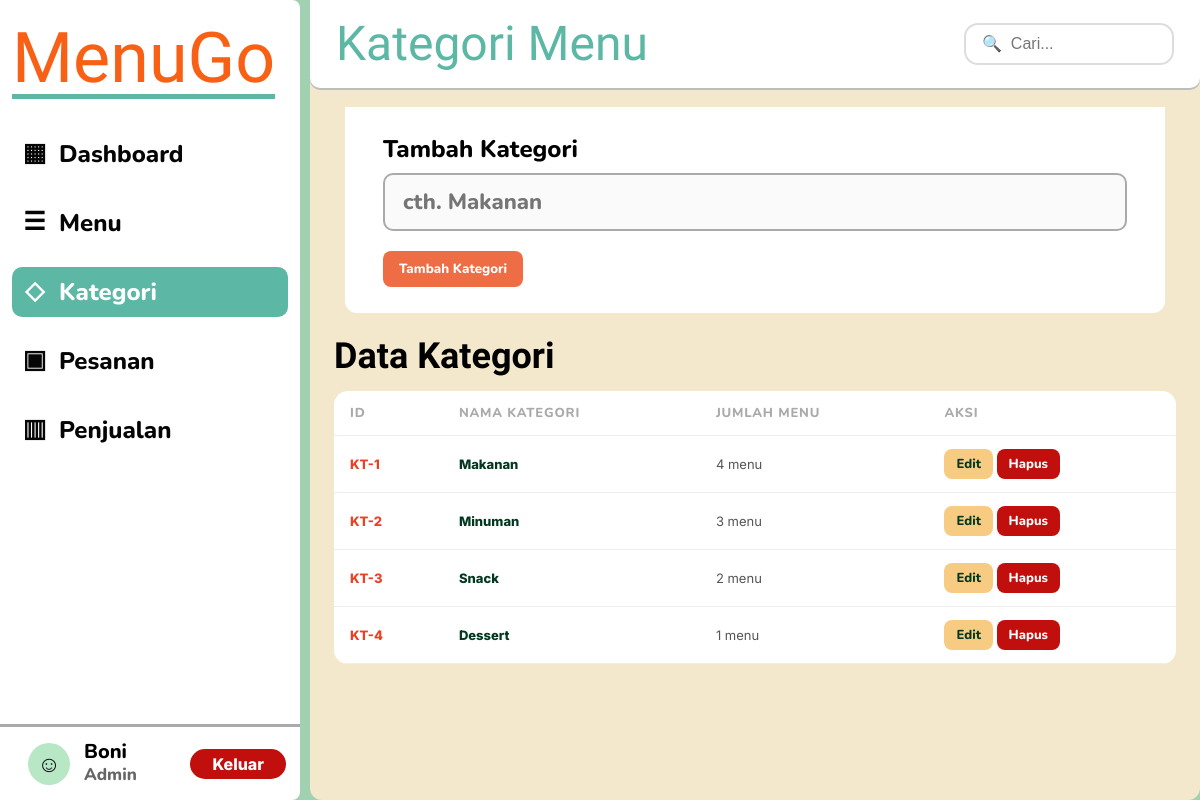
The page /kategori.php (signed in) on the database its author committed.
### tables this page shows
CREATE TABLE kategori (
  id_kategori INT AUTO_INCREMENT PRIMARY KEY,
  nama_kategori VARCHAR(100) NOT NULL
);

### config.php (called while the page is built, shortened)
<?php
$host = 'localhost';
$user = 'root';
$pass = '';
$db   = 'menugo_db';
$conn = mysqli_connect($host, $user, $pass, $db);
function esc($v){ global $conn; return mysqli_real_escape_string($conn, trim($v)); }
?>

### kategori.php (the view, shortened to what this page needs)
<?php require 'config.php'; need_login(); require 'layout.php';
$edit=null;
render_header('Kategori Menu','kategori'); $qterm=esc($_GET['q']??'');
?>
<div class="formbox" style="margin-bottom:24px"><form method="post">
  <div class="formgroup">
    <label><?= $edit?'Edit':'Tambah' ?> Kategori</label>
  <input class="input" name="nama_kategori" required placeholder="cth. Makanan" value="<?= htmlspecialchars($edit['nama_kategori'] ?? '') ?>">
</div>
<button class="btn btn-primary"><?= $edit?'Simpan Perubahan':'Tambah Kategori' ?></button>
<?php if($edit){ ?><a class="btn" href="kategori.php">Batal</a><?php } ?></form></div>
<h1 class="section-title">Data Kategori</h1><table class="table">
  <tr>
    <th>ID</th>
    <th>Nama Kategori</th>
    <th>Jumlah Menu</th>
    <th>Aksi</th>
  </tr>
  <?php
  $sql="SELECT k.*, COUNT(m.id_menu) jumlah FROM kategori k
    LEFT JOIN menu m ON k.id_kategori=m.id_kategori".($qterm?"
    WHERE k.nama_kategori LIKE '%$qterm%'":'')."
    GROUP BY k.id_kategori ORDER BY k.id_kategori";
  $res=mysqli_query($conn,$sql);
  while($k=mysqli_fetch_assoc($res)){
    echo "<tr>
    <td class='code'>KT-{$k['id_kategori']}</td><td><b>{$k['nama_kategori']}</b></td><td>{$k['jumlah']} menu</td><td><a class='btn btn-small' href='kategori.php?edit={$k['id_kategori']}'>Edit</a> <a class='btn btn-red btn-small' onclick=\"return confirm('Hapus kategori?')\" href='kategori.php?hapus={$k['id_kategori']}'>Hapus</a></td></tr>"; } ?></table>

### layout.php (style rules this page uses)
:root { --bg:#A2D1B1;--cream:#F3E8CC;--brand:#F86015;--mint:#5CB7A5;--green:#023820;--darkgreen:#19532B;--red:#EE3F24;--orange:#EEAB43;--blue:#3778EB;--text:#0e0e0e;--muted:#8A8A8A; }
* { box-sizing:border-box;margin:0;padding:0 }
body { font-family:Inter,Arial,sans-serif;background:var(--bg);color:var(--green);min-height:100vh;overflow-x:hidden }
.section-title { font-family:Boogaloo,cursive;font-size:36px;line-height:1.1;color:#000;margin:22px 0 14px }
.table { width:100%;border-collapse:collapse;background:white;border-radius:14px;overflow:hidden }
.table th,.table td { padding:13px 16px;border-bottom:1px solid #eee;text-align:left;font-size:13px }
.table th { font-family:Nunito,Inter,sans-serif;color:#aaa;text-transform:uppercase;letter-spacing:.8px;font-weight:800 }
.table td { color:#555 }
.table b,.price { color:var(--green);font-weight:800 }
.code { color:var(--red)!important;font-weight:800 }
.btn { display:inline-block;border:0;border-radius:8px;padding:9px 16px;text-decoration:none;color:var(--green);background:#F7CB82;font-family:Nunito,Inter,sans-serif;font-weight:800;cursor:pointer }
.btn-primary { background:#EE6D45;color:#fff }
.btn-red { background:#C00F0C;color:#fff }
.btn-small { padding:6px 12px;font-size:13px }
.formbox { background:#fff;border-radius:0 0 12px 12px;padding:26px 38px;max-width:820px;margin:0 auto }
.formgroup { margin-bottom:20px }
.formgroup label { display:block;font-family:Nunito,Inter,sans-serif;font-size:24px;font-weight:800;color:#000;margin-bottom:8px }
.input,select,textarea { width:100%;border:2px solid #aaa;border-radius:10px;padding:12px 18px;font-size:22px;font-family:Nunito,Inter,sans-serif;font-weight:800;background:#fafafa;color:#111 }

### rows shown on the page
kategori: id_kategori "1", nama_kategori "Makanan", jumlah "4"
kategori: id_kategori "2", nama_kategori "Minuman", jumlah "3"
kategori: id_kategori "3", nama_kategori "Snack", jumlah "2"
kategori: id_kategori "4", nama_kategori "Dessert", jumlah "1"

### other values the page prints
$it[3] "▦"
$it[2] "Dashboard"
$it[3] "☰"
$it[2] "Menu"
$it[3] "◇"
$it[2] "Kategori"
$it[3] "▣"
$it[2] "Pesanan"
$it[3] "▥"
$it[2] "Penjualan"
$nama "Boni"
$title "Kategori Menu"
